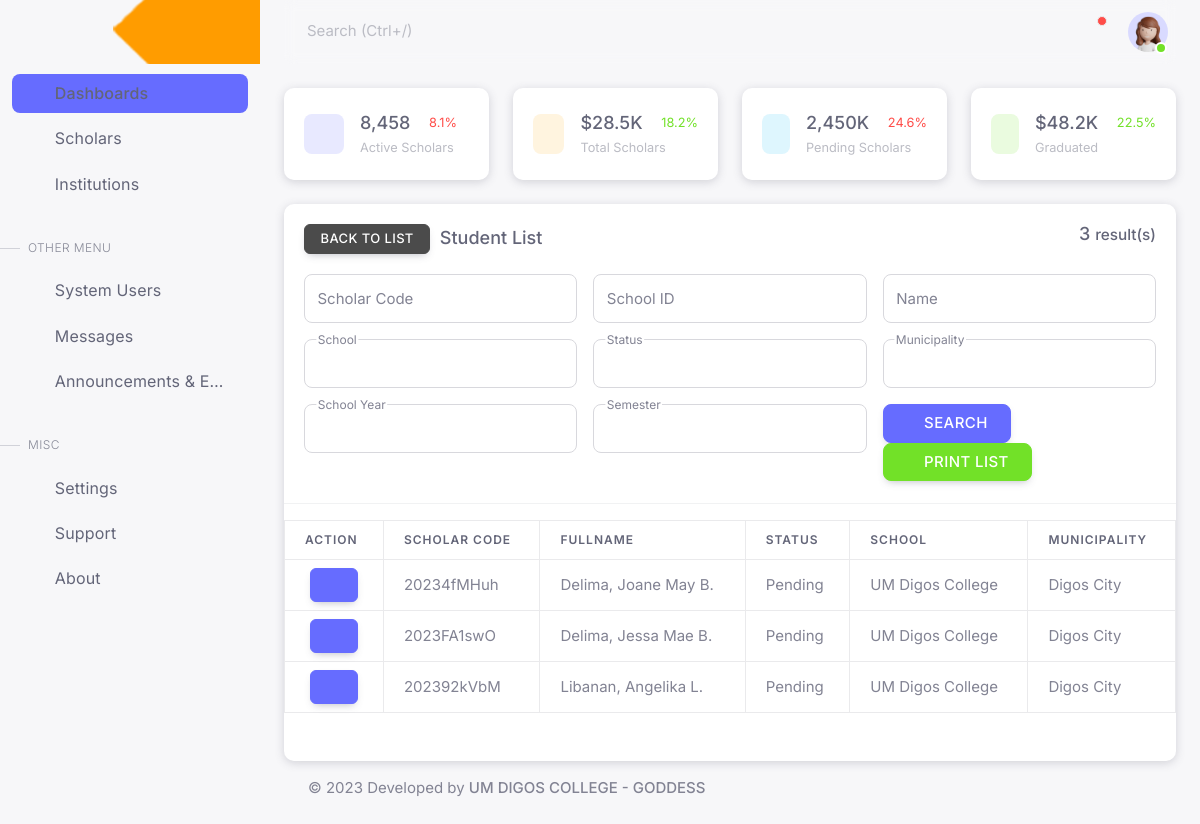
Page /accounts/dev_ops/scholarInformationSearch.php (signed in) on the earlier database version.
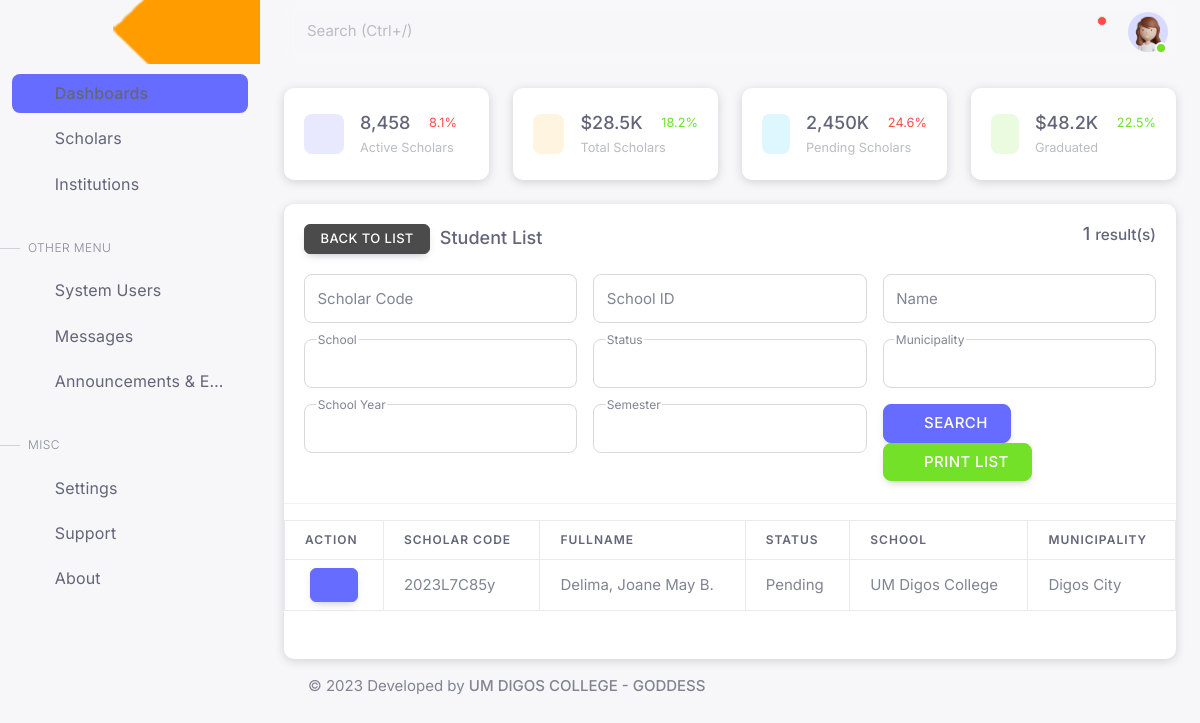
Same page on the later database version.
### tables this page shows
CREATE TABLE `prow_scholar` (
  `prow_scholar_id` int(11) NOT NULL,
  `prow_scholar_code` varchar(50) NOT NULL,
  `prow_scholar_school_id` varchar(50) NOT NULL,
  `prow_scholar_img` text NOT NULL,
  `prow_scholar_lastname` varchar(50) NOT NULL,
  `prow_scholar_firstname` varchar(50) NOT NULL,
  `prow_scholar_middlename` varchar(50) NOT NULL,
  `prow_scholar_suffix` varchar(25) NOT NULL,
  `prow_scholar_gender` varchar(10) NOT NULL,
  `prow_scholar_cs` varchar(10) NOT NULL,
  `prow_scholar_birthday` date NOT NULL,
  `prow_scholar_birthplace` varchar(50) NOT NULL,
  `prow_scholar_con` varchar(11) NOT NULL,
  `prow_scholar_email` varchar(50) NOT NULL,
  `prow_scholar_acct_status` int(11) NOT NULL DEFAULT 2,
  `prow_account_type` int(11) NOT NULL DEFAULT 1,
  `prow_initial_approve` int(11) NOT NULL,
  `prow_initial_updated` datetime NOT NULL DEFAULT current_timestamp(),
  `prow_scholar_filled_up` int(11) NOT NULL DEFAULT 0,
  `prow_scholar_created` datetime NOT NULL,
  `prow_scholar_updated` datetime NOT NULL
);

CREATE TABLE `prow_scholar_address` (
  `prow_address_id` int(11) NOT NULL,
  `prow_scholar_code` varchar(50) NOT NULL,
  `prow_address_description` varchar(50) NOT NULL,
  `prow_address_brgy` varchar(50) NOT NULL,
  `prow_address_municipality` varchar(50) NOT NULL,
  `prow_address_province` varchar(50) NOT NULL,
  `prow_address_zipcode` int(11) NOT NULL,
  `prow_address_long` varchar(100) NOT NULL,
  `prow_address_lat` varchar(100) NOT NULL,
  `prow_address_created` datetime NOT NULL,
  `prow_address_updated` datetime NOT NULL
);

CREATE TABLE `prow_scholar_app_logs` (
  `prow_scholar_app_logs_id` int(11) NOT NULL,
  `prow_scholar_code` varchar(50) NOT NULL,
  `prow_app_log_code` varchar(11) NOT NULL,
  `prow_app_log_status` int(1) NOT NULL,
  `prow_hei` varchar(255) NOT NULL,
  `prow_course` varchar(255) NOT NULL,
  `prow_yr_lvl` int(11) NOT NULL,
  `prow_sy` varchar(50) NOT NULL,
  `prow_sem` varchar(50) NOT NULL,
  `prow_app_logs_created` datetime NOT NULL
);

CREATE TABLE `prow_hei` (
  `prow_hei_id` int(11) NOT NULL,
  `prow_hei_code` varchar(50) NOT NULL,
  `prow_hei_name` varchar(50) NOT NULL,
  `prow_hei_logo` text NOT NULL,
  `prow_hei_cover_photo` text NOT NULL,
  `prow_hei_contact_person` varchar(50) NOT NULL,
  `prow_hei_contact` varchar(50) NOT NULL,
  `prow_hei_email` varchar(50) NOT NULL,
  `prow_hei_street` varchar(50) NOT NULL,
  `prow_hei_barangay` varchar(50) NOT NULL,
  `prow_hei_municipality` varchar(50) NOT NULL,
  `prow_hei_province` varchar(50) NOT NULL,
  `prow_hei_zip` varchar(50) NOT NULL,
  `prow_hei_lat` double NOT NULL,
  `prow_hei_long` double NOT NULL,
  `prow_hei_acct_status` int(11) NOT NULL DEFAULT 1,
  `prow_hei_created` datetime NOT NULL,
  `prow_hei_updated` datetime NOT NULL
);

### config/conn.php (called while the page is built, shortened)
<?php
	function PWD(){
		include 'conf.php';
		$options = [
			PDO::ATTR_PERSISTENT => true
		];
		$dbConnection = new PDO('mysql:dbname='.$dbname.';host='.$servername.';charset=utf8mb4', $username, $password, $options);
		$dbConnection->setAttribute(PDO::ATTR_EMULATE_PREPARES, false);
		$dbConnection->setAttribute(PDO::ATTR_ERRMODE, PDO::ERRMODE_EXCEPTION);
		return $dbConnection;
	}
?>

### accounts/dev_ops/scholarInformationSearch.paginate.php (called while the page is built, shortened)
<?php
    $scholarCodeText = (!empty($scholarCode)) ? "%$scholarCode%" : '%';
    $schoolIdText = (!empty($schoolId)) ? "%$schoolId%" : '%';
    $scholarNameText = (!empty($scholarName)) ? "%$scholarName%" : '%';
    $schoolText = (!empty($school)) ? "%$school%" : '%';
    $statusText = (!empty($status)) ? "%$status%" : '%';
    $municipalityText = (!empty($municipality)) ? "%$municipality%" : '%';
    $schoolYearText = (!empty($schoolYear)) ? "%$schoolYear%" : '%';
    $semesterText = (!empty($semester)) ? "%$semester%" : '%';
    $page_rows = 15;
    $pagenum = 1;
    $limit = 'LIMIT ' .($pagenum - 1) * $page_rows .',' .$page_rows;
    if (checkAppLogs($scholarCode) > 0) {
        $paginate=PWD()->prepare("SELECT
                                *
                                FROM
                                prow_scholar
                                LEFT JOIN
                                prow_scholar_address
                                ON
                                prow_scholar.prow_scholar_code = prow_scholar_address.prow_scholar_code
                                LEFT JOIN
                                prow_scholar_app_logs
                                ON
                                prow_scholar.prow_scholar_code = prow_scholar_app_logs.prow_scholar_code
                                Where
                                (prow_scholar.prow_scholar_code LIKE :prow_scholar_code)
                                AND
                                (prow_scholar_school_id LIKE :prow_scholar_school_id)
                                AND
                                (CONCAT
                                (
                                    prow_scholar_firstname,
                                    prow_scholar_firstname, ' ' , prow_scholar_lastname,
                                    prow_scholar_firstname, ' ' , prow_scholar_middlename, ' ' , prow_scholar_lastname,
                                    prow_scholar_firstname, ' ' , prow_scholar_middlename, ' ' , prow_scholar_lastname, ' ' , prow_scholar_suffix
                                )
                                LIKE :scholarName)
                                AND
                                (prow_hei_id LIKE :prow_hei_id)
                                AND
                                (prow_scholar_acct_status LIKE :prow_scholar_acct_status)
                                AND
                                (prow_address_municipality LIKE :prow_address_municipality)
                                AND
                                (prow_sy_year LIKE :prow_sy_year)
                                AND
                                (prow_sem LIKE :prow_sem)
                                Order By
                                prow_scholar_lastname
                                ASC
                                $limit");
        $paginate->execute([
            'prow_scholar_code' => $scholarCodeText,
            'prow_scholar_school_id' => $schoolIdText,
            'scholarName' => $scholarNameText,
            'prow_hei_id' => $schoolText,
            'prow_scholar_acct_status' => $statusText,
            'prow_address_municipality' => $municipalityText,
            'prow_sy_year' => $schoolYearText,
            'prow_sem' => $semesterText
        ]);
    } else {
        $paginate=PWD()->prepare("SELECT
                                *
                                FROM
                                prow_scholar
                                LEFT JOIN
                                prow_scholar_address
                                ON
                                prow_scholar.prow_scholar_code = prow_scholar_address.prow_scholar_code
                                Where
                                (prow_scholar.prow_scholar_code LIKE :prow_scholar_code)
                                AND
                                (prow_scholar_school_id LIKE :prow_scholar_school_id)
                                AND
                                (CONCAT
                                (
                                    prow_scholar_firstname,
                                    prow_scholar_firstname, ' ' , prow_scholar_lastname,
                                    prow_scholar_firstname, ' ' , prow_scholar_middlename, ' ' , prow_scholar_lastname,
                                    prow_scholar_firstname, ' ' , prow_scholar_middlename, ' ' , prow_scholar_lastname, ' ' , prow_scholar_suffix
                                )
                                LIKE :scholarName)
                                AND
                                (prow_scholar_acct_status LIKE :prow_scholar_acct_status)
                                AND
                                (prow_address_municipality LIKE :prow_address_municipality)
                                Order By
                                prow_scholar_lastname
                                ASC
                                $limit");
        $paginate->execute([
            'prow_scholar_code' => $scholarCodeText,
            'prow_scholar_school_id' => $schoolIdText,
            'scholarName' => $scholarNameText,
            'prow_scholar_acct_status' => $statusText,
            'prow_address_municipality' => $municipalityText
        ]);
    }
    $countRes=$paginate->rowCount();
?>

### config/me.methods.php (called while the page is built, shortened)
<?php
    function my_rand_str( $length ) {
        $chars = "abcdefghijklmnopqrstuvwxyzABCDEFGHIJKLMNOPQRSTUVWXYZ";
        $str="";
        $size = strlen( $chars );
        for( $i = 0; $i < $length; $i++ ) {
            $str .= $chars[ rand( 0, $size - 1 ) ];
        }
        return $str;
    }
?>

### config/scholar.methods.php (called while the page is built, shortened)
<?php
    function getFullname($profileCode){
        $statement=PWD()->prepare("SELECT
                                        prow_scholar_lastname,
                                        prow_scholar_firstname,
                                        prow_scholar_middlename,
                                        prow_scholar_suffix
                                        From
                                        prow_scholar
                                        Where
                                        prow_scholar_code = :prow_scholar_code");
        $statement->execute([
            'prow_scholar_code' => $profileCode
        ]);
        $res=$statement->fetch(PDO::FETCH_ASSOC);
        if (is_array($res)) {
            $middleInitial = substr($res['prow_scholar_middlename'], 0, 1);
            if (empty($res['prow_scholar_middlename']) && empty($res['prow_scholar_suffix'])) {
                $result = $res['prow_scholar_lastname'] . ", " . $res['prow_scholar_firstname'];
            } else if (empty($res['prow_scholar_middlename'])) {
                $result = $res['prow_scholar_lastname'] . ", " . $res['prow_scholar_firstname'] . " " . $res['prow_scholar_suffix'];
            } else if (empty($res['prow_scholar_suffix'])) {
                $result = $res['prow_scholar_lastname'] . ", " . $res['prow_scholar_firstname'] . " " . $middleInitial . ". ";
            } else {
                $result = $res['prow_scholar_lastname'] . ", " . $res['prow_scholar_firstname'] . " " . $middleInitial . ". " . $res['prow_scholar_suffix'];
            }
            return $result;
        } else {
            return null;
        }
    }
     function getScholarStatus($acct_status){
        if ($acct_status==1){
            $status = "Approved";
        }else if ($acct_status==2){
            $status = "Pending";
        }else{
            $status = "For Reapplication";
        }
        return $status;
    }
?>

### config/hei.methods.php (called while the page is built, shortened)
<?php
    function getSchoolName($heiID){
        $statement=PWD()->prepare("SELECT
                                    prow_hei_name
                                    From
                                    prow_hei
                                    Where
                                    prow_hei_id = :prow_hei_id");
        $statement->execute([
            'prow_hei_id' => $heiID
        ]);
        $res=$statement->fetch(PDO::FETCH_ASSOC);
        if (empty($res['prow_hei_name'])) {
            return "";
        } else {
            return $res['prow_hei_name'];
        }
    }
    function getScholarSchool($profileCode){
        $statement=PWD()->prepare("SELECT
                                        *
                                        From
                                        prow_scholar_app_logs
                                        Where
                                        prow_scholar_code = :prow_scholar_code");
        $statement->execute([
            'prow_scholar_code' => $profileCode
        ]);
        $res=$statement->fetch(PDO::FETCH_ASSOC);
        if (empty($res['prow_hei'])) {
            return "Not yet enrolled";
        } else {
            return getSchoolName($res['prow_hei']);
        }
    }
?>

### config/municipality.methods.php (called while the page is built, shortened)
<?php
    function getScholarMuni($profileCode){
        $statement=PWD()->prepare("SELECT
                                        *
                                        From
                                        prow_scholar_address
                                        Where
                                        prow_scholar_code = :prow_scholar_code");
        $statement->execute([
            'prow_scholar_code' => $profileCode
        ]);
        $res=$statement->fetch(PDO::FETCH_ASSOC);
        return $res['prow_address_municipality'];
    }
?>

### accounts/dev_ops/scholarInformationSearch.php (the view, shortened to what the changed rows need)
<?php
    $scholarCode = clean_string($_GET['scholarCode']);
    $schoolId = clean_string($_GET['schoolId']);
    $scholarName = clean_string($_GET['scholarName']);
    $school = clean_int($_GET['school']);
    $status = clean_string($_GET['status']);
    $municipality = clean_int($_GET['municipality']);
    $schoolYear = clean_string($_GET['schoolYear']);
    $semester = clean_int($_GET['semester']);
    include 'scholarInformationSearch.paginate.php';
    include "_head.php";
?>
<body>
    <div class="layout-wrapper layout-content-navbar">
        <div class="layout-container">
            <div class="layout-page">
                <div class="container-xxl flex-grow-1 container-p-y">
                    <div class="card">
                        <h5 class="card-header">
                            <a href="scholarInformation"><button type="button" class="btn btn-dark btn-sm">back to list</button></a>&nbsp;
                            Student List
                            <span class="float-end"><?= $countRes ?> <small>result(s)</small></span>
                        </h5>
                        <div class="card-datatable table-responsive">
                            <table class="table table-bordered">
                                <thead>
                                    <tr>
                                        <th>Action</th>
                                        <th>Scholar Code</th>
                                        <th>Fullname</th>
                                        <th>Status</th>
                                        <th>School</th>
                                        <th>Municipality</th>
                                    </tr>
                                </thead>
                                <tbody>
                                    <?php
                                        while ($scholar=$paginate->fetch(PDO::FETCH_ASSOC)) {
                                    ?>
                                    <tr>
                                        <td class="text-center p-2">
                                            <a href="scholar_profile?rand=<?= my_rand_str(100) ?>&scholarCode=<?= $scholar['prow_scholar_code'] ?>" target="_NEW">
                                                <button
                                                type="button"
                                                class="btn btn-primary btn-sm">
                                                <i class="ti-user mdi mdi-account-eye"></i>
                                                </button>
                                            </a>
                                        </td>
                                        <td><?= $scholar['prow_scholar_code'] ?></td>
                                        <td><?= getFullname($scholar['prow_scholar_code'])  ?></td>
                                        <td><?= getScholarStatus($scholar['prow_scholar_acct_status'])?></td>
                                        <td><?= getScholarSchool($scholar['prow_scholar_code'])  ?></td>
                                        <td><?= getScholarMuni($scholar['prow_scholar_code'])  ?></td>
                                    </tr>
                                    <?php } ?>
                                </tbody>
                            </table>
                        </div>
                    </div>
                </div>
            </div>
        </div>
    </div>
</body>
</html>

Differences in the rows shown:
removed prow_scholar: prow_scholar_address.prow_scholar_code "20234fMHuh", getFullname($scholar['prow_scholar_code']) "Delima, Joane May B.", prow_scholar_acct_status "Pending", prow_scholar_address.prow_scholar_code "UM Digos College", prow_scholar_address.prow_scholar_code+prow_address_municipality "Digos City"
removed prow_scholar: prow_scholar_address.prow_scholar_code "2023FA1swO", getFullname($scholar['prow_scholar_code']) "Delima, Jessa Mae B.", prow_scholar_acct_status "Pending", prow_scholar_address.prow_scholar_code "UM Digos College", prow_scholar_address.prow_scholar_code+prow_address_municipality "Digos City"
removed prow_scholar: prow_scholar_address.prow_scholar_code "202392kVbM", getFullname($scholar['prow_scholar_code']) "Libanan, Angelika L.", prow_scholar_acct_status "Pending", prow_scholar_address.prow_scholar_code "UM Digos College", prow_scholar_address.prow_scholar_code+prow_address_municipality "Digos City"
added prow_scholar: prow_scholar_address.prow_scholar_code "2023L7C85y", getFullname($scholar['prow_scholar_code']) "Delima, Joane May B.", prow_scholar_acct_status "Pending", prow_scholar_address.prow_scholar_code "UM Digos College", prow_scholar_address.prow_scholar_code+prow_address_municipality "Digos City"
Other differences:
$countRes: "3" → "1"
